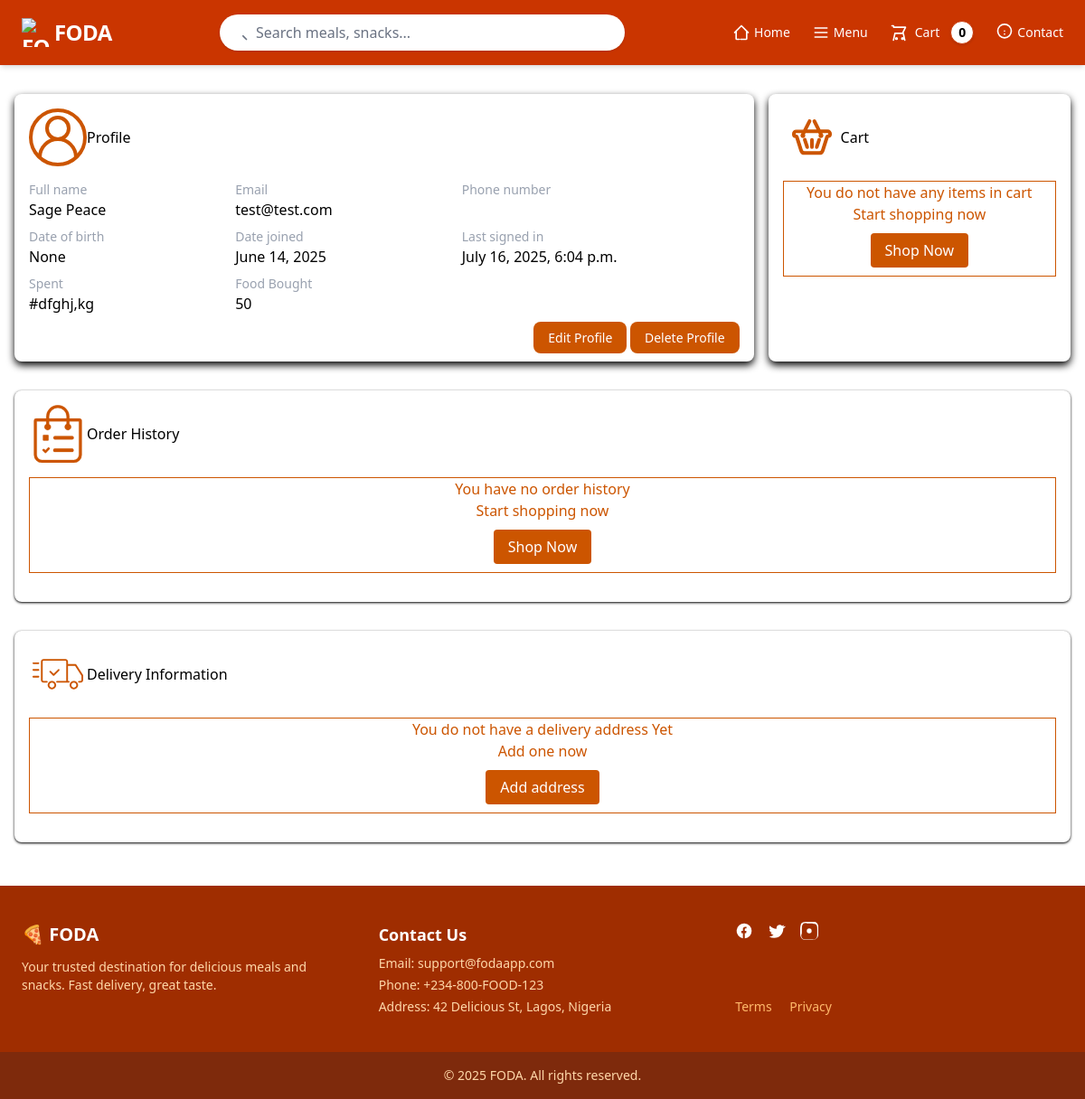
The page /dashboard/ (signed in) on the database as committed earlier.
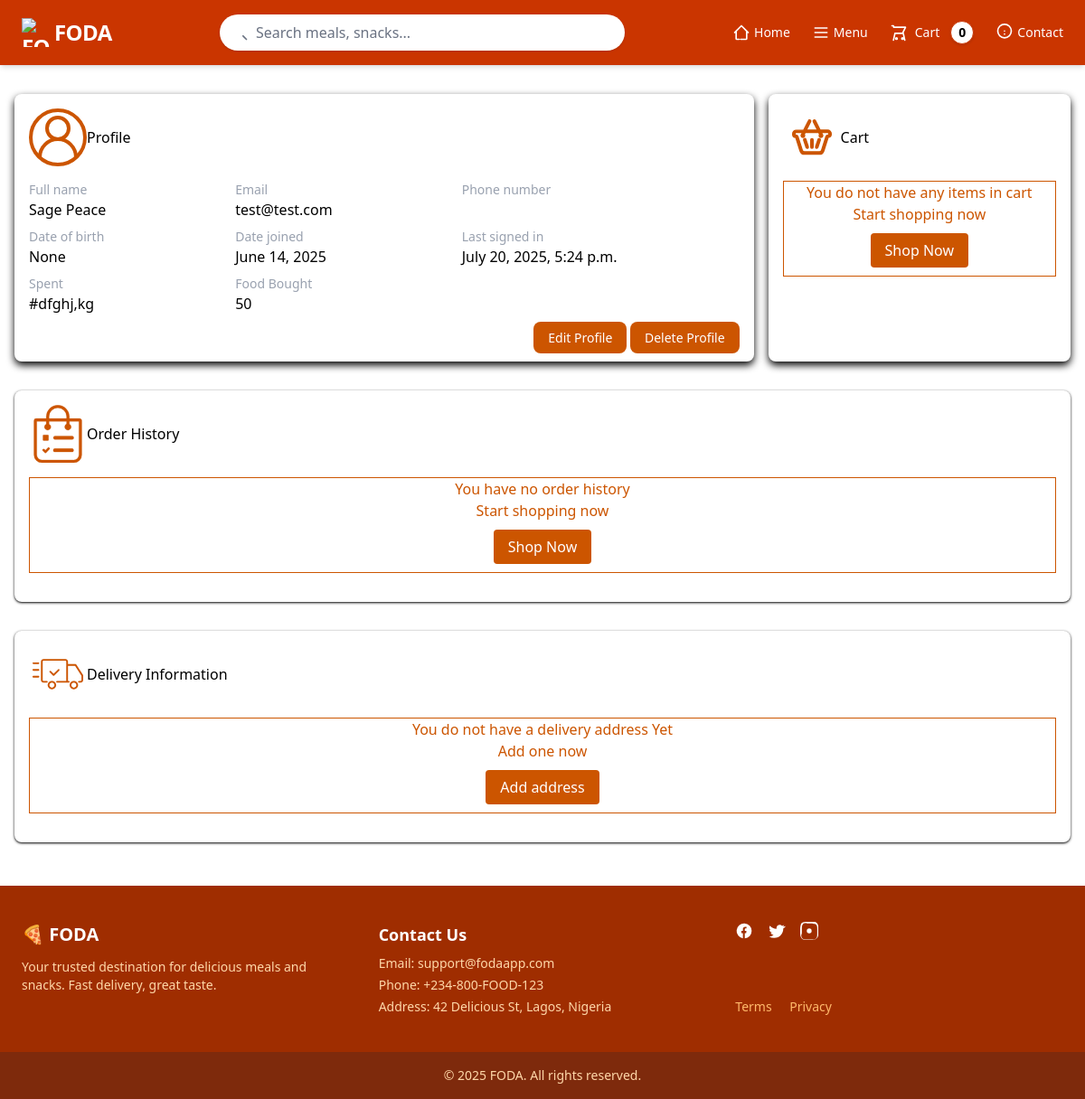
The same page on the database as committed later.
### user/models.py (models this page shows, shortened)
class User(AbstractBaseUser, PermissionsMixin):
    DOB = models.DateField(verbose_name="D.O.B", auto_now=False, auto_now_add=False, null=True)
    email = models.EmailField(verbose_name="Email Address", max_length=254, unique=True)
    first_name = models.CharField(max_length=50)
    last_name = models.CharField(max_length=50)
    full_name = models.CharField(max_length=100)
    phone = PhoneNumberField(region="NG", null=True, blank=True)
    is_active = models.BooleanField(default=False)
    is_staff = models.BooleanField(default=False)
    is_vendor = models.BooleanField(default=False)
    date_joined = models.DateField(default=timezone.now)
    verification_code = models.CharField(max_length=6, blank=True, null=True, unique=True)
    verification_code_expires_at = models.DateTimeField(blank=True, null=True)
    old_cart = models.JSONField(null=True, blank=True)
    groups = models.ManyToManyField(
        'auth.Group',
        verbose_name='groups',
        blank=True,
        help_text='The groups this user belongs to. A user will get all permissions granted to each of their groups.',
        related_name='customuser_set', # Unique related_name
        related_query_name='customuser',
    )
    user_permissions = models.ManyToManyField(
        'auth.Permission',
        verbose_name='user permissions',
        blank=True,
        help_text='Specific permissions for this user.',
        related_name='customuser_permissions_set', # Use another unique related_name
        related_query_name='customuser_permission'
    )
    USERNAME_FIELD = "email"
    REQUIRED_FIELDS = ["first_name", "last_name"]
    objects = CustomUserManager()
    USER_TYPE_CHOICES = (
        ("customer", "Customer"),
        ("vendor", "Vendor"),
    )
    user_type = models.CharField(max_length=10, choices=USER_TYPE_CHOICES, default="customer")

### user/views.py (the view)
# urls.py: path("", views.DashboardView.as_view(), name="dashboard"),
class DashboardView(LoginRequiredMixin, View):
    def get(self, request):
        orders = request.user.order.all()
        addresses = request.user.address.all()
        context = {
            "orders":orders,
            "addresses": addresses
        }
        return render(request, "user/dashboard.html", context=context)

### cart/cart.py (called while the page is built)
    def __len__(self):
        return len(self.cart)

### cart/context_processors.py (called while the page is built)
def cart(request):
    return{
        'cart': Cart(request)
    }

### user/templates/user/dashboard.html (shortened to what the changed rows need)
{% extends "base.html" %}
{% block content %}
<section class="grid grid-cols-[70%_auto] gap-[1rem] mx-[1rem] mb-[2rem] max-sm:grid-cols-[auto_auto] mt-8 max-w-7xl">
    <div class="bg-white rounded-lg shadow-[0_4px_8px_#000000] p-[1rem]" >
        <h1 class="mb-[1rem] flex items-center">
            <span>Profile</span>
        </h1>
        <div class="grid grid-cols-[auto_auto_auto] gap-[0.5rem] max-sm:grid-cols-2">
            <div>
                <p class=" text-gray-400 text-sm">Full name</p>
                <h3>{{user.full_name}}</h3>
            </div>
            <div>
                <p class=" text-gray-400 text-sm">Email</p>
                <h3>{{user.email}}</h3>
            </div>
            <div>
                <p class=" text-gray-400 text-sm">Date of birth</p>
                <h3>{{user.DOB}}</h3>
            </div>
            <div>
                <p class=" text-gray-400 text-sm">Date joined</p>
                <h3>{{user.date_joined}}</h3>
            </div>
            <div>
                <p class=" text-gray-400 text-sm">Last signed in </p>
                <h3>{{user.last_login}}</h3>
            </div>
        </div>
    </div>
    <div class="bg-white rounded-lg shadow-[0_4px_8px_#000000] p-[1rem] ">
        <h1 class="mb-[1rem] flex items-center">
        <span>Order History</span>
    </h1>
</section>
<section class="mx-[1rem] bg-white rounded-lg shadow/90 p-[1rem] mb-[1rem]">
    <h1 class="mb-[1rem] flex items-center">
        <span>Delivery Information</span>
    </h1>
</section>
{% endblock content %}

Rows that differ between the two databases and show on the page:
changed User "Sage Peace": last_login "July 16, 2025, 6:04 p.m." → "July 20, 2025, 5:24 p.m."
